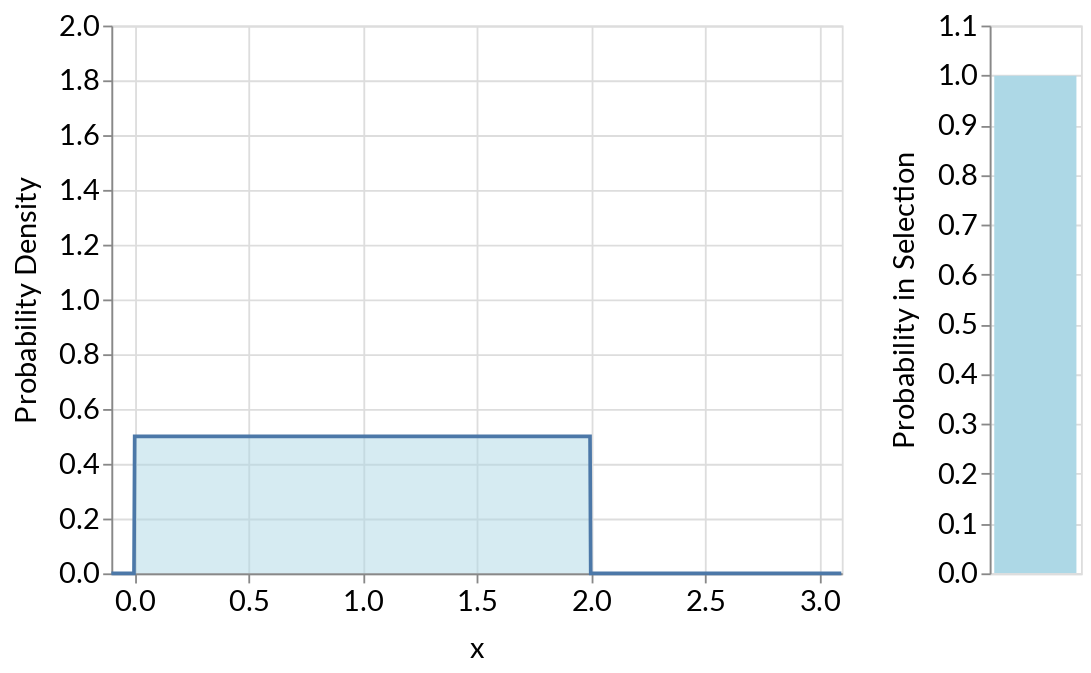

Notebook cell for this chart:
### Markdown cell above
### Example: the continuous uniform distribution

### Code cell
# uniform density
xmax = 3 # upper limit
dx = xmax / 1000 # step size for plotting

# value ranges to show on the axes
xscale = alt.Scale(domain=(-0.1, 3.1), nice=False)
yscale = alt.Scale(domain=(0,2))
pscale = alt.Scale(domain=(0,1.1))

# interactive parameters
sel_min = distribution_parameter(
    min=0,
    max=xmax,
    step=0.1,
    init_value=0,
    name='Selection min'
)
sel_max = distribution_parameter(
    min=0,
    max=xmax,
    step=0.1,
    init_value=xmax+0,
    name='Selection max'
)
dist_max = distribution_parameter(
    min=0.5,
    max=xmax,
    step=0.1,
    init_value=2,
    name='Distribution max'
)

# all parts of the chart
base = alt.Chart(
    alt.sequence(start=-0.1, stop=xmax+0.1, step=dx, as_='x')
)
density = base.mark_line().encode(
    x=alt.X('x:Q', scale=xscale, title='x'),
    y=alt.Y('px:Q', scale=yscale, title='Probability Density'),
).properties(
    width=400
)
selected = base.mark_area(color='LightBlue', opacity=0.5).encode(
    x=alt.X('x:Q'),
    y=alt.Y('ps:Q', title='Probability Density'),
)
selection_min = base.mark_rule(color='SlateGrey').encode(
    x=alt.X('mean(sel_min):Q', title=''),
    opacity=alt.condition(sel_min.value > 0, alt.value(1), alt.value(0))
)
selection_max = base.mark_rule(color='SlateGrey').encode(
    x=alt.X('mean(sel_max):Q', title=''),
    opacity=alt.condition(sel_max.value < xmax, alt.value(1), alt.value(0))
)
selected_area = base.encode(
    y=alt.Y('sum(probability):Q', scale=pscale, title='Probability in Selection'),
).mark_bar(clip=True, color='LightBlue').properties(
        width=50
)
# combine
chart_with_parameters(
    alt.hconcat(selection_min + selection_max + selected + density  | selected_area),
    sel_max=sel_max,
    sel_min=sel_min,
    dist_max=dist_max,
).transform_calculate(
    px = f'1 / datum.dist_max * ((datum.x > 0 ) & (datum.x < datum.dist_max))',
    ps = f'datum.px * ((datum.x > datum.sel_min ) & (datum.x < datum.sel_max))',
    probability = f'datum.ps*{dx}'
).display(renderer='svg')

### Figure 1 — Vega-Lite specification as saved in the notebook (floating-point values rounded to 4 significant figures)
{"config": {"title": {"fontSize": 24.0, "font": ["Lato", "Helvetica Neue", "Helvetica", "Arial", "Sans Serif"], "fontWeight": "normal"}, "axisX": {"labelFont": ["Lato", "Helvetica Neue", "Helvetica", "Arial", "Sans Serif"], "labelFontSize": 16, "titleFont": ["Lato", "Helvetica Neue", "Helvetica", "Arial", "Sans Serif"], "titleFontSize": 16, "titleFontWeight": "normal", "titlePadding": 10}, "axisY": {"labelFont": ["Lato", "Helvetica Neue", "Helvetica", "Arial", "Sans Serif"], "labelFontSize": 16, "titleFont": ["Lato", "Helvetica Neue", "Helvetica", "Arial", "Sans Serif"], "titleFontSize": 16, "titleFontWeight": "normal", "titlePadding": 10}, "legend": {"labelFont": ["Lato", "Helvetica Neue", "Helvetica", "Arial", "Sans Serif"], "labelFontSize": 16, "titleFont": ["Lato", "Helvetica Neue", "Helvetica", "Arial", "Sans Serif"], "titleFontSize": 16, "titleFontWeight": "normal"}, "text": {"font": ["Lato", "Helvetica Neue", "Helvetica", "Arial", "Sans Serif"], "fontSize": 14.4}}, "hconcat": [{"hconcat": [{"layer": [{"mark": {"type": "rule", "color": "SlateGrey"}, "encoding": {"opacity": {"condition": {"value": 1, "test": "(selector002.value > 0)"}, "value": 0}, "x": {"type": "quantitative", "aggregate": "mean", "field": "sel_min", "title": ""}}, "selection": {"selector003": {"type": "single", "bind": {"input": "range", "min": 0, "max": 3, "step": 0.1, "name": "Selection max"}, "init": {"value": 3}}, "selector002": {"type": "single", "bind": {"input": "range", "min": 0, "max": 3, "step": 0.1, "name": "Selection min"}, "init": {"value": 0}}, "selector004": {"type": "single", "bind": {"input": "range", "min": 0.5, "max": 3, "step": 0.1, "name": "Distribution max"}, "init": {"value": 2}}}}, {"mark": {"type": "rule", "color": "SlateGrey"}, "encoding": {"opacity": {"condition": {"value": 1, "test": "(selector003.value < 3)"}, "value": 0}, "x": {"type": "quantitative", "aggregate": "mean", "field": "sel_max", "title": ""}}}, {"mark": {"type": "area", "color": "LightBlue", "opacity": 0.5}, "encoding": {"x": {"type": "quantitative", "field": "x"}, "y": {"type": "quantitative", "field": "ps", "title": "Probability Density"}}}, {"mark": "line", "encoding": {"x": {"type": "quantitative", "field": "x", "scale": {"domain": [-0.1, 3.1], "nice": false}, "title": "x"}, "y": {"type": "quantitative", "field": "px", "scale": {"domain": [0, 2]}, "title": "Probability Density"}}, "width": 400}]}, {"mark": {"type": "bar", "clip": true, "color": "LightBlue"}, "encoding": {"y": {"type": "quantitative", "aggregate": "sum", "field": "probability", "scale": {"domain": [0, 1.1]}, "title": "Probability in Selection"}}, "selection": {"selector003": {"type": "single", "bind": {"input": "range", "min": 0, "max": 3, "step": 0.1, "name": "Selection max"}, "init": {"value": 3}}, "selector002": {"type": "single", "bind": {"input": "range", "min": 0, "max": 3, "step": 0.1, "name": "Selection min"}, "init": {"value": 0}}, "selector004": {"type": "single", "bind": {"input": "range", "min": 0.5, "max": 3, "step": 0.1, "name": "Distribution max"}, "init": {"value": 2}}}, "width": 50}]}], "data": {"sequence": {"start": -0.1, "stop": 3.1, "step": 0.003, "as": "x"}}, "transform": [{"calculate": "selector003.value", "as": "sel_max"}, {"calculate": "selector002.value", "as": "sel_min"}, {"calculate": "selector004.value", "as": "dist_max"}, {"calculate": "1 / datum.dist_max * ((datum.x > 0 ) & (datum.x < datum.dist_max))", "as": "px"}, {"calculate": "datum.px * ((datum.x > datum.sel_min ) & (datum.x < datum.sel_max))", "as": "ps"}, {"calculate": "datum.ps*0.003", "as": "probability"}], "$schema": "https://vega.github.io/schema/vega-lite/v4.8.1.json"}
